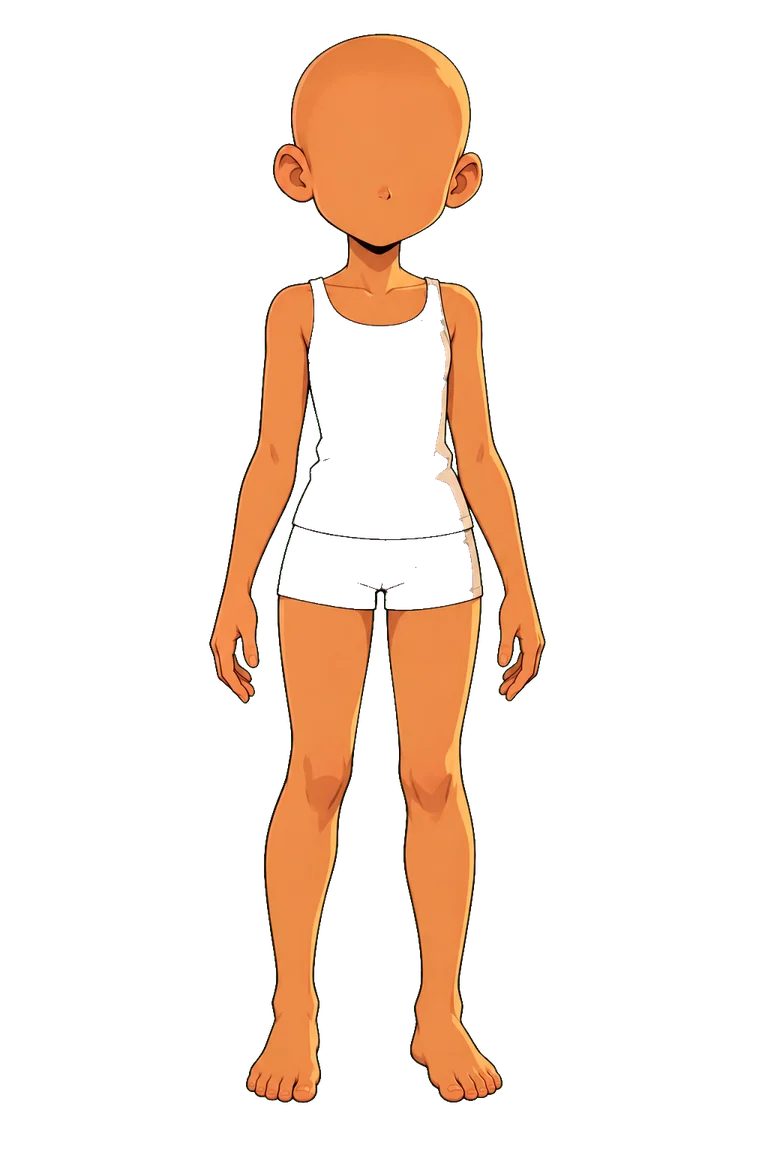
#> input picture src/art/assets/d4/body_skin.webp, 768 x 1152 px, given in place of body_skin.png, which was not available
$ python sheet.py
#> lines starting #> are read from the running program, lines starting #| are printed output that depends on the picture; pictures that were not available may be replaced by others from this repository, and a replacement may not be noted
### tests/shots/d-src/layers/skin_map.py
import numpy as np, colorsys
from PIL import Image
TONES = {'porcelana':'#fbe0cf','clara':'#f6cdb0','bege':'#ebb98f','oliva':'#d9a074','dourada':'#c58a5c','caramelo':'#a86d44','castanha':'#86542f','ebano':'#5e3a24'}
def hx(h): return np.array([int(h[i:i+2],16) for i in (1,3,5)])/255
def ramp(hexv):
    r,g,b = hx(hexv); h,l,s = colorsys.rgb_to_hls(r,g,b)
    def c(dl,ds=0,dh=0):
        return np.array(colorsys.hls_to_rgb((h+dh)%1, min(1,max(0,l+dl)), min(1,max(0,s+ds))))
    line = c(-l*0.62, +0.05, -0.012)
    shade= c(-0.10-l*0.12, +0.06, -0.012)
    base = np.array([r,g,b])
    high = c((1-l)*0.30, -0.04, +0.006)
    return [line, shade, base, high]
STOPS=[0.0,0.22,0.77,1.0]   # luminância normalizada (0..207) do corpo-molde
def apply(img, hexv):
#> called with hexv = '#ebb98f'
    a = np.array(img).astype(float); lum=(a[...,:3]@[0.299,0.587,0.114])/207
#> after `lum = a[..., :3] @ [0.299, 0.587, 0.114] / 207`:
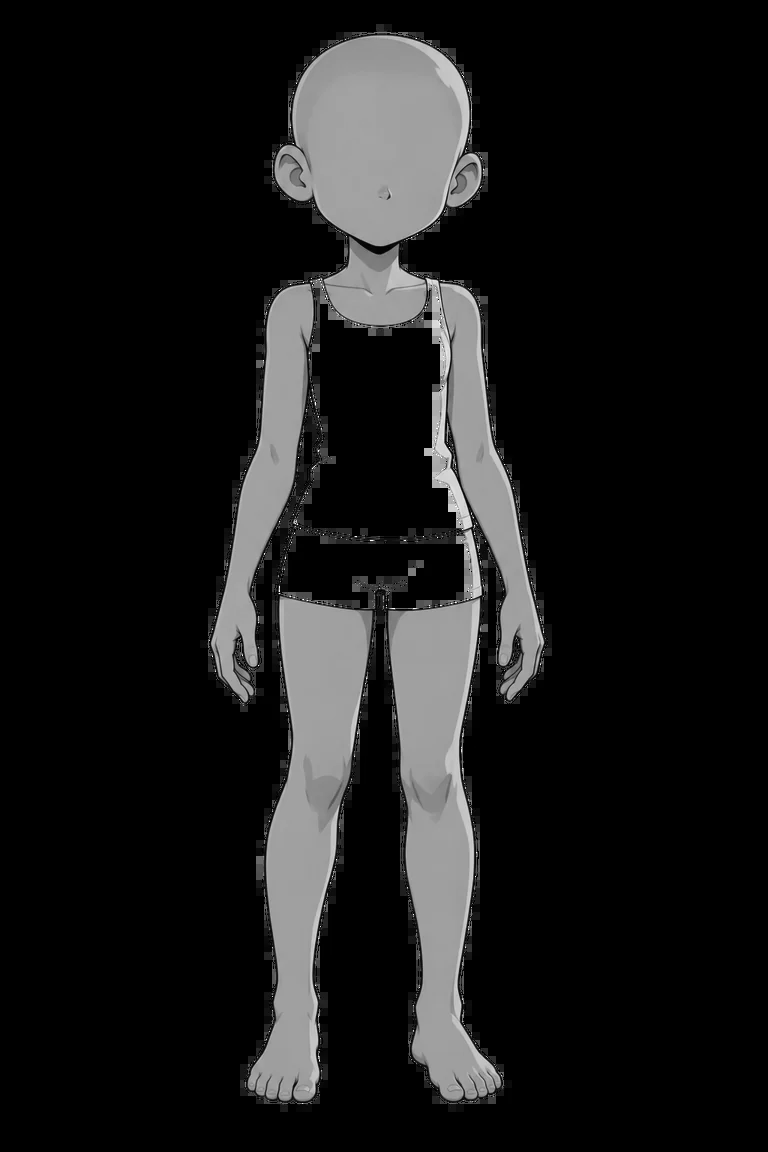
#> lum: shape (1152, 768) float64; min 0, max 1.23, mean 0.126; drawn with min black and max white
    R = ramp(hexv); out=np.zeros(a[...,:3].shape)
    for ch in range(3): out[...,ch]=np.interp(lum, STOPS, [x[ch] for x in R])
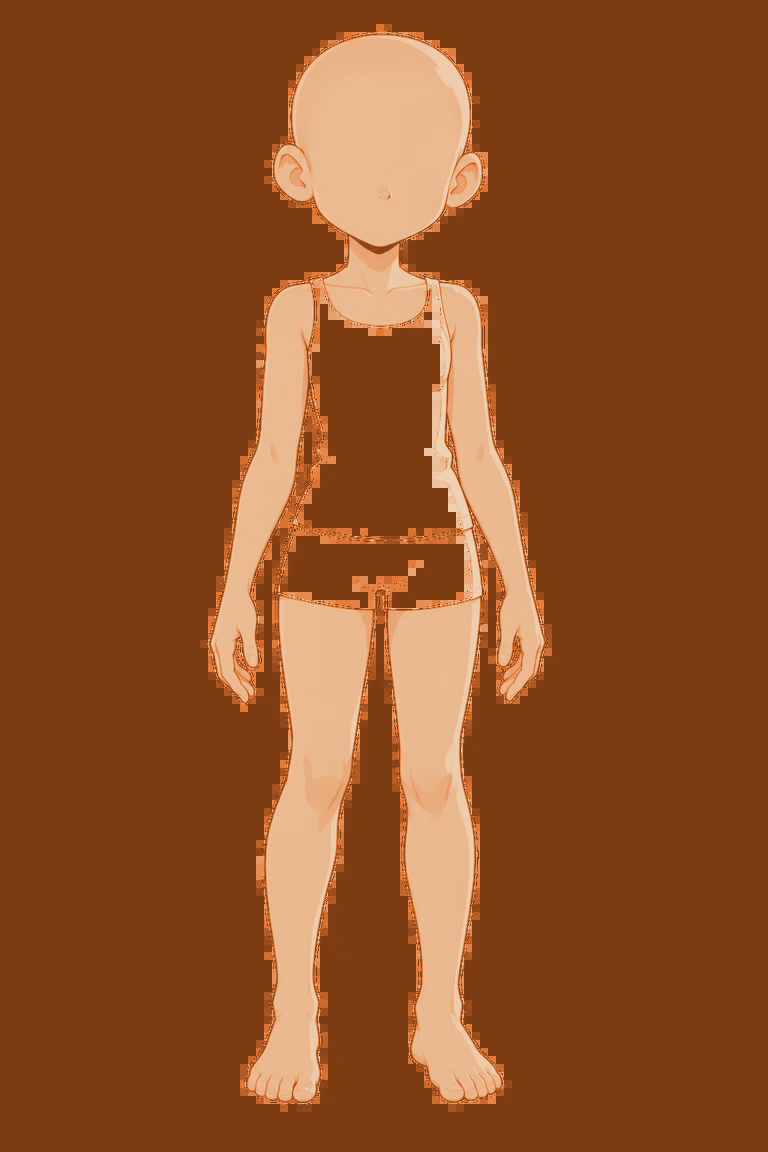
#> out: shape (1152, 768, 3) float64; mean of channels 0, 1, 2 0.571, 0.316, 0.151; drawn as R, G, B
    return np.dstack([out*255, a[...,3]]).astype(np.uint8)
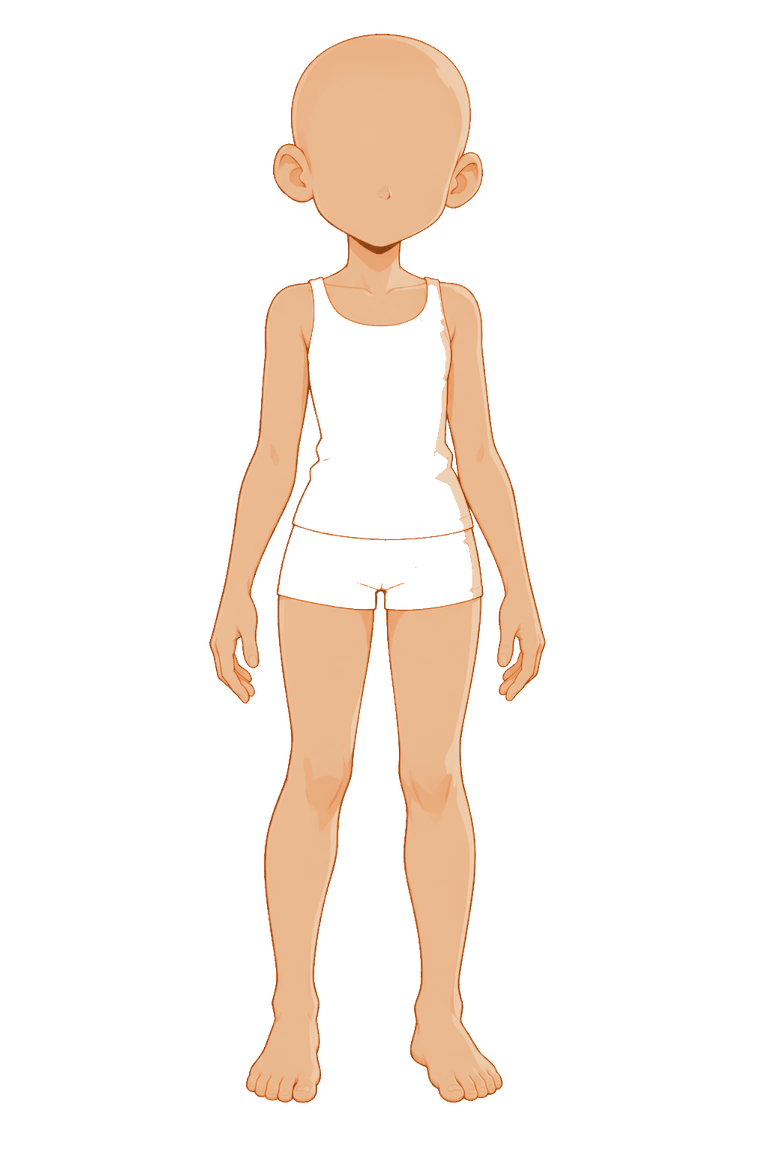
#> returned value: shape (1152, 768, 4); mean of channels 0, 1, 2, 3 145, 80.3, 38.4, 40.2; transparent parts drawn white
# [9 lines that do not run on import are left out]

### tests/shots/d-src/layers/sheet.py
import sys, glob, os, numpy as np
from PIL import Image, ImageDraw
from key import key
from skin_map import apply, TONES
def load(p):
    key(p,'/tmp_k.png') if False else None
def keyed(p):
    import tempfile
    t=os.path.join(tempfile.gettempdir(),'k_tmp.png'); key(p,t); return Image.open(t).convert('RGBA')
sk=Image.fromarray(apply(Image.open('body_skin.png'),TONES['bege']),'RGBA'); un=Image.open('body_under.png')
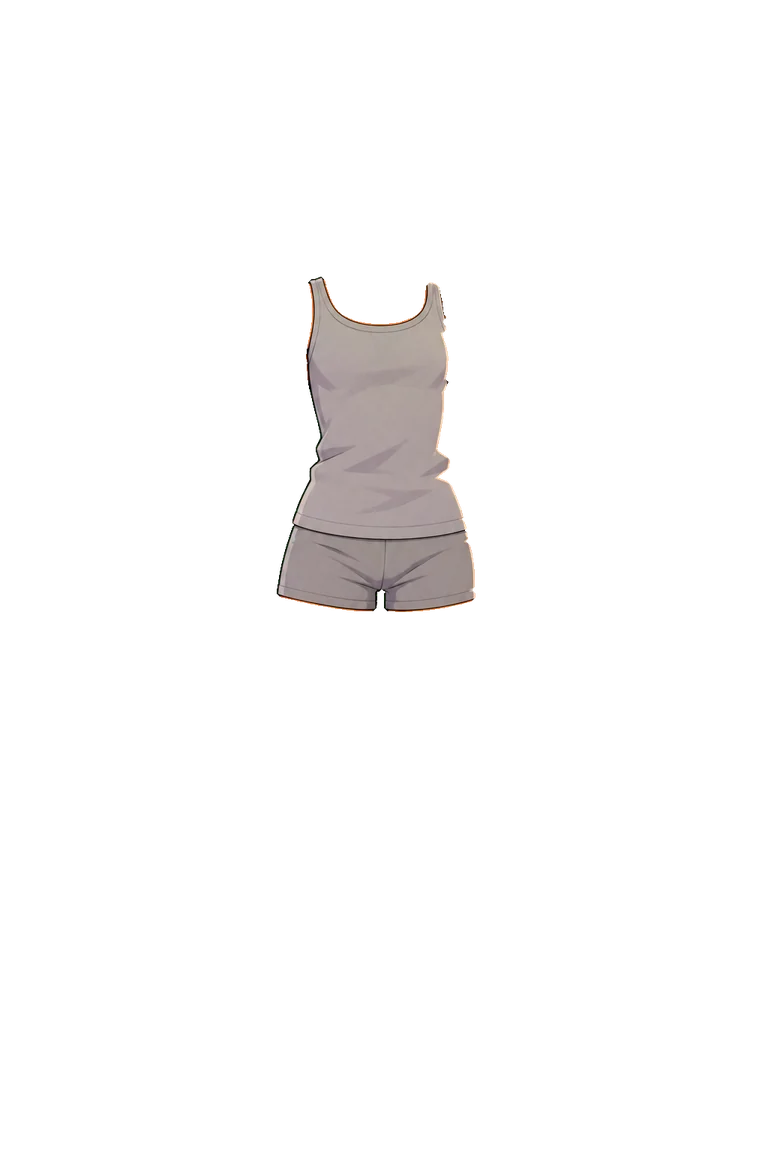
#> input picture src/art/assets/d4/body_under.webp, 768 x 1152 px, given in place of body_under.png, which was not available
#> further down, un is the input picture: PIL image 768x1152 RGBA; mean R, G, B, A 9.5, 8.6, 8.4, 13
#> (the run stopped early here; a loop or call above may not have finished)
